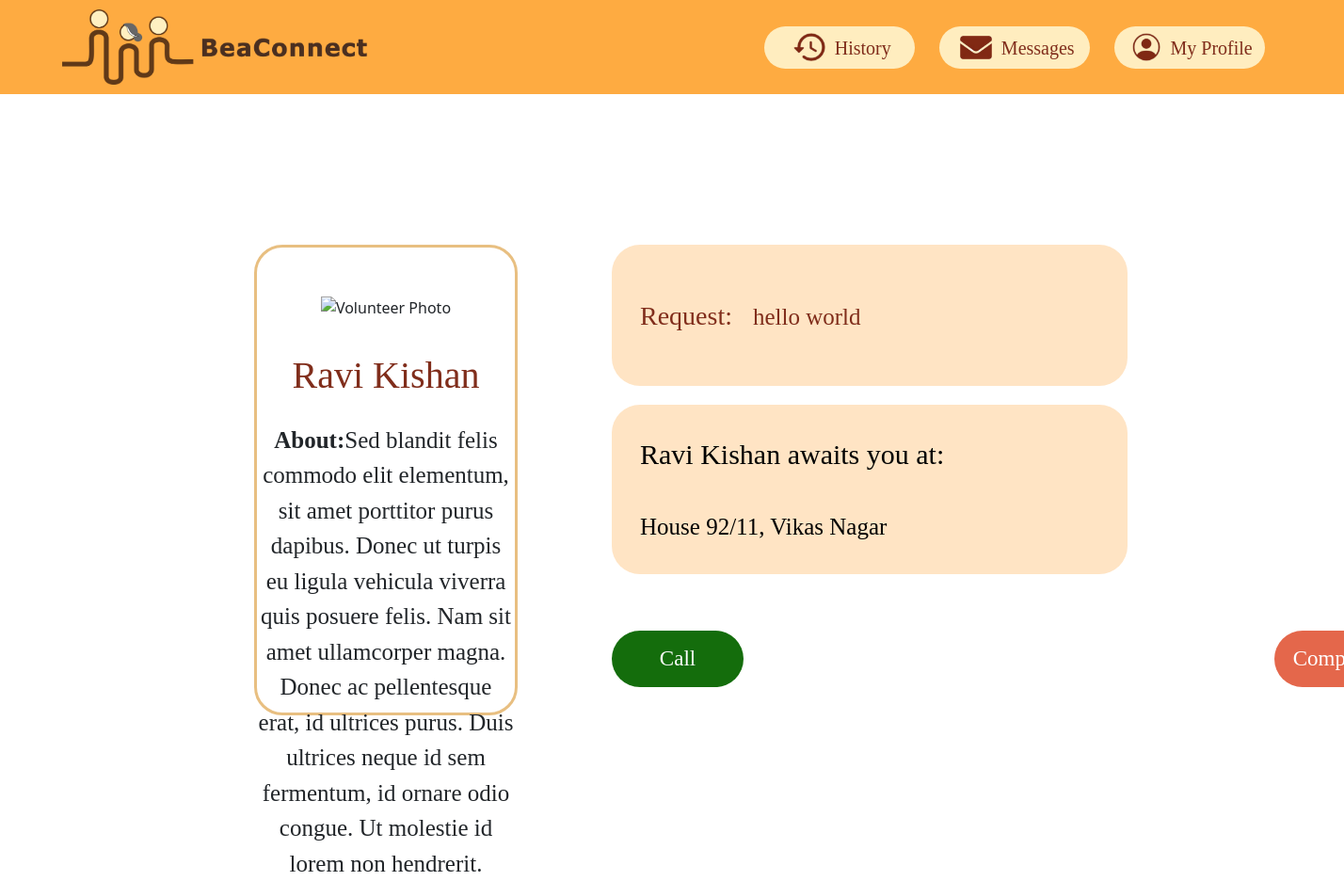
The page /beaconnect/elderly_details/10 on the database as committed earlier.
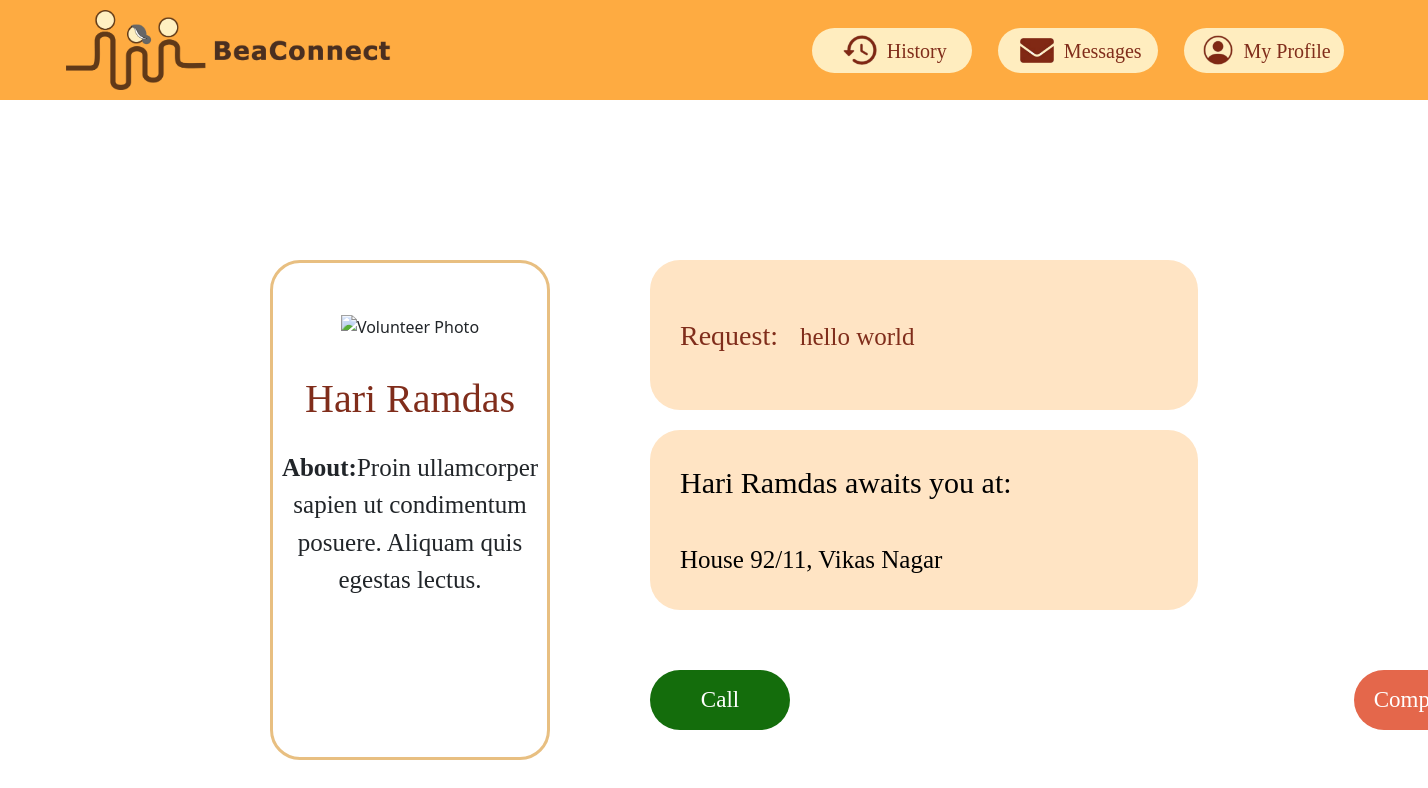
The same page on the database as committed later.
### BeaConnect/models.py (models this page shows)
class User(models.Model):
	username = models.TextField()
	id = models.AutoField(db_column='ID', primary_key=True, default=-1)  # Field name made lowercase.
	location = models.TextField()
	bio = models.TextField()
	photograph = models.TextField()
	age = models.IntegerField()
	mail = models.TextField()
	phone_number = models.CharField(max_length=10)
	class Meta:
		db_table = 'User'

### BeaConnect/views.py (the view)
# urls.py: path('elderly_details/<int:request_id>', views.elderly_details, name="elderly_details"),
@require_GET
def elderly_details(request: HttpRequest, request_id: int) -> HttpResponse:
	user_req = Request.objects.get(request_id=request_id)
	elderly_user = User.objects.get(id=user_req.requester)
	return render(request, "BeaConnect/elderly_details.html",
	              {
		              "request_id": request_id,
		              "pfp": "BeaConnect/media/" + elderly_user.photograph,
		              "name": elderly_user.username,
		              "req_content": user_req.content,
		              "bio": elderly_user.bio,
		              "phone_num": elderly_user.phone_number
	              }
	              )

### templates/BeaConnect/elderly_details.html (shortened to what this page needs)
{% load static %}
<!DOCTYPE html>
<html lang="en">
    <head>
        <link rel="stylesheet" type='text/css' href='{% static "BeaConnect/css/elderly_details.css" %}'>
        <link href="https://cdn.jsdelivr.net/npm/bootstrap@5.1.3/dist/css/bootstrap.min.css" rel="stylesheet">
    </head>
    <body>
    {% include 'BeaConnect/navbar.html' %}
        <div class="parent">
            <div class="left">
                <img id="eld_photo" src="{% static pfp %}" height="150" alt="Volunteer Photo"/>
                <br/>
                <span id="displayname">{{ name }}</span>
                <p id="about"><b>About:</b>{{ bio }}</p>
            </div>
            <div class="right">
                <div class="requestdiv">
                    <p id="reqtitle">Request: </p>
                    <p id="request">{{ req_content }}</p>
                </div>
                <div id="address">
                    <p id="awaitingpara"><span id="name">{{ name }}</span> awaits you at:</p>
                    <p id="location">House 92/11, Vikas Nagar</p>
                </div>
                <button id="call" onclick="alert('You can call them at {{ phone_num }}')">Call</button>
                <button id="completed" onclick="window.location.href='../appreciation'">Completed</button>
            </div>
        </div>
    </body>
</html>

Rows that differ between the two databases and show on the page:
no longer on this page (row edited): User: username "Ravi Kishan", bio "Sed blandit felis commodo elit elementum, sit amet porttitor purus dapibus. Donec ut turpis eu ligula vehicula viverra quis posuere felis. Nam sit amet ullamcorper magna. Donec ac pellentesque erat, id ultrices purus. Duis ultrices neque id sem fermentum, id ornare odio congue. Ut molestie id lorem non hendrerit."
now on this page (row edited): User: username "Hari Ramdas", bio "Proin ullamcorper sapien ut condimentum posuere. Aliquam quis egestas lectus."
